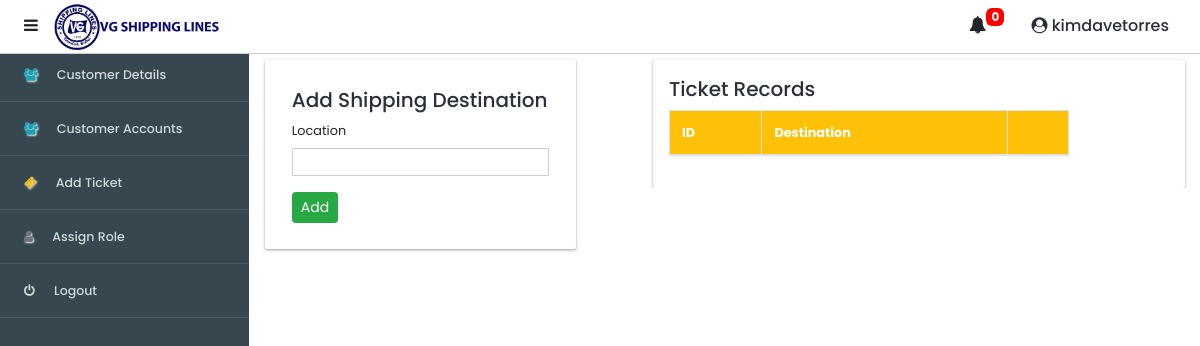
Page /control-panel/admin/destination.php (signed in) on the earlier database version.
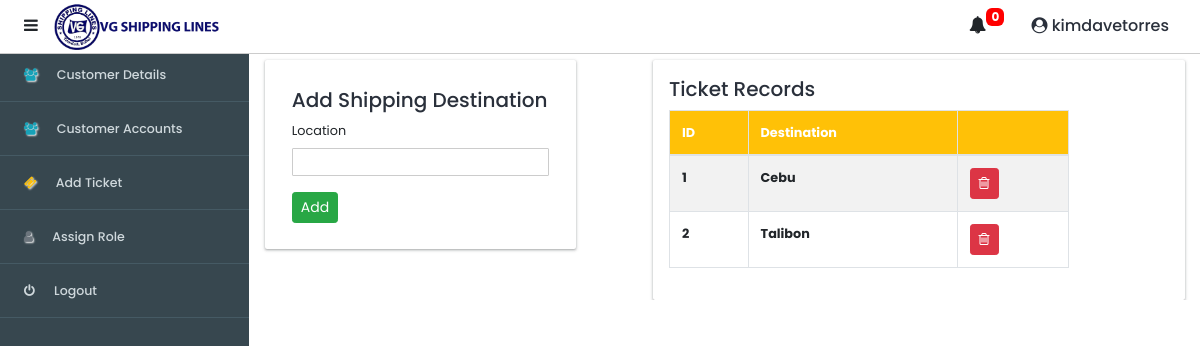
Same page on the later database version.
### tables this page shows
CREATE TABLE `Destination_List` (
    `ID` INT NOT NULL AUTO_INCREMENT , 
    `Destination` VARCHAR(26) NOT NULL , 
    PRIMARY KEY (`ID`)
);

### control-panel/admin/inc/function/notif_list_func.php (called while the page is built, shortened)
<?php
    $count = 0;
?>

### control-panel/admin/inc/function/add_dest_func.php (called while the page is built, shortened)
<?php
    $ticketPostMsg = "";
?>

### control-panel/admin/inc/function/destination_list_func.php (the view, shortened to what this page needs)
<?php
    $sql = "SELECT ID, Destination FROM Destination_List";
    $result = mysqli_query($conn, $sql);
    if(mysqli_num_rows($result) > 0) {
        while($row = mysqli_fetch_assoc($result)) { ?>
            <tr>
                <th scope="row"><?php echo $row["ID"]; ?></th>
                <th><?php echo $row["Destination"]; ?></th>
                <th><?php echo "<a href='inc/url/dest_delete.php?destid=".$row['ID']."'"."class='btn btn-danger btn-sm' title='Delete'><i class='fa fa-trash-o' aria-hidden='true'></i></a>"?></th>
            </tr>
    <?php }
    }
?>

### control-panel/admin/destination.php (shortened to what this page needs)
<!DOCTYPE html>
<html lang="en">
    <head>
        <link rel="stylesheet" href="../style.css">
    </head>
    <body>
        <div id="viewport">
            <?php include 'inc/sidebar.php'; ?>
            <div id="content">
               <?php include 'inc/top-nav.php';?>
                <div class="_adm_content">
                    <div class="container"style="padding-top:60px;">
                       <?php include 'inc/add-destination.php'; ?>
                    </div>
                </div>
            </div>
        </div>
    </body>
</html>

### control-panel/admin/inc/sidebar.php (shortened to what this page needs)
<div id="sidebar" style="margin-top:48px !important;font-size:0.275rem !important;width:249px !important;">
    <ul class="nav">
    <li>
        <a href="customer.php" id="_cus_ticket_btn"><i class="fa fa-users text-info" aria-hidden="true" style="text-shadow: 1px 1px 2px #fff;"></i> Customer Details</a>
    </li>
    <li>
        <a href="customer-account.php" id="_cus_ticket_btn"><i class="fa fa-users text-info" aria-hidden="true" style="text-shadow: 1px 1px 2px #fff;"></i> Customer Accounts</a>
    </li>
    <li>
        <a href="ticket.php" id="__ticket_btn"><i class="fa fa-ticket text-warning" aria-hidden="true" style="text-shadow: 1px 1px 2px #fff;"></i> Add Ticket</a>
    </li>
    <li>
        <a href="assign.php" id="__role_btn">
            <i class="fa fa-user text-secondary" aria-hidden="true" style="text-shadow: 1px 1px 2px #fff;"></i> Assign Role
        </a>
    </li>
    <li>
        <a href="inc/url/logout.php">
            <i class="fa fa-power-off" aria-hidden="true"></i> Logout
        </a>
    </li>
    </ul>
</div>

### control-panel/admin/inc/top-nav.php (shortened to what this page needs)
<nav class="navbar fixed-top bg-white">
    <div class="container-fluid">
    <a href="#"><img src="./img/logo.png" alt="VG Shipping Lines Company" style="margin-left:23px;margin-top:-23px;width:165px;position:absolute;"></a>
        <ul class="mr-auto">
            <li class="_menu_icon" style="margin-left:-7px;">
                <i class="fa fa-bars" aria-hidden="true"></i>
            </li>
        </ul>
        <div id="notif_btn">
            <?php include 'function/notif_list_func.php'; ?>
            <div class="notif_icon">
                <span>
                    <i style="font-size: 1.085rem;" class="fa fa-bell"></i>
                    <p style="" class='badge text-white'><?php echo $count; ?></p>
                </span>
            </div>
        </div>
        <ul class="_li_flex">
            <li>
                <a href="#"><i class="fa fa-user-circle" aria-hidden="true"></i> <?php echo htmlspecialchars($_SESSION["admin_username"]); ?></a>
            </li>
        </ul>
    </div>
</nav>

### control-panel/admin/inc/add-destination.php (shortened to what this page needs)
<?php include 'function/add_dest_func.php'; ?>
<div style="border-radius:2px;padding:1.675rem;box-shadow: 0px 1px 2px 0px rgba(60,64,67,0.3), 0px 1px 3px 1px rgba(60,64,67,0.15);position:absolute;position:fixed;">
    <form method="post" name="form" action="<?php echo htmlspecialchars($_SERVER['PHP_SELF']); ?>">
        <h5>Add Shipping Destination</h5>
        <div class="_frm_tickt">
            <div class="_ticket_no">
                <div><label for="ticket_no">Location</label></div>
                <div>
                    <input type="text" id="ticket_no" name="destination" value="<?php echo $ticketPostMsg; ?>"></br>
                </div>
            </div>
        </div>
        <div class="_submit_btn mt-3">
            <input type="submit" name="addticket" value="Add" class="btn btn-success btn-sm">
        </div>
    </form>
</div>
<div style="margin-left:388px;border-radius:2px;padding:1rem;box-shadow: 0px 1px 2px 0px rgba(60,64,67,0.3), 0px 1px 3px 1px rgba(60,64,67,0.15);">
    <div class="_available_ticket" style="width:400px;">
        <h5>Ticket Records</h5>
        <table class="table table-striped table-white table-bordered table-hover" id="id_find" style="max-height:300px !important">
            <thead>
                <tr class="bg-warning">
                    <th scope="col" class="text-white">ID</th>
                    <th scope="col" class="text-white">Destination</th>
                    <th></th>
                </tr>
            </thead>
            <tbody>
                <?php include 'function/destination_list_func.php'; ?>
            </tbody>
        </table>
    </div>
</div>

### control-panel/css/default-assets/admin.css (style rules this page uses)
#viewport { padding-left: 250px; overflow: auto; -webkit-transition: all 0.5s ease; -moz-transition: all 0.5s ease; -o-transition: all 0.5s ease; transition: all 0.5s ease; }
#content { width: 100%; margin-right: 0; }
#sidebar { z-index: 1000; position: fixed; width: 250px; height: 100%; margin-left: -250px; overflow-y: auto; background: #37474F; -webkit-transition: all 0.5s ease; -moz-transition: all 0.5s ease; -o-transition: all 0.5s ease; transition: all 0.5s ease; }
.badge { position: absolute; padding: 3px 5px; border-radius: 33%; background: red; }
.navbar { border-bottom: 1px solid #ccc; line-height: 2.300rem; }
#sidebar .nav li { background: none; border-bottom: 1px solid #455A64; font-size: 14px; width: 100%; padding: 16px 24px; }
#sidebar .nav li a { color: #CFD8DC; }
#sidebar .nav a i { margin-right: 16px; }
._adm_content { font-size: .8rem; width: 100%; }
#ticket_no, #stats, #_fname, #_lname, #_mname, #_rtype, #_rdesc, #_uname, #_pwd { outline: 0; box-shadow: none; border-radius: 1px; padding: .2rem; }
._frm_tickt { display: flex; justify-content: space-between; }
._submit_btn { display: flex; align-items: center; }

### control-panel/css/default-assets/ticket-in-charge.css (style rules this page uses)
#viewport { padding-left: 250px; overflow: auto; -webkit-transition: all 0.5s ease; -moz-transition: all 0.5s ease; -o-transition: all 0.5s ease; transition: all 0.5s ease; }
#content { width: 100%; margin-right: 0; }
#sidebar { z-index: 1000; position: fixed; width: 222px; height: 100%; margin-left: -250px; margin-top: 57px !important; overflow-y: auto; background: #37474F !important; -webkit-transition: all 0.5s ease; -moz-transition: all 0.5s ease; -o-transition: all 0.5s ease; transition: all 0.5s ease; }
.navbar { border-bottom: 1px solid #ccc; line-height: 2.300rem; }
#sidebar .nav li { background: none; border-bottom: 1px solid #455A64; font-size: 14px; width: 100%; padding: 16px 24px; }
#sidebar .nav li a { color: #CFD8DC; }
#sidebar .nav a i { margin-right: 16px; }
._adm_content { font-size: .8rem; width: 100%; }
#ticket_no, #stats, #_fname, #_lname, #_mname, #_rtype, #_rdesc, #_uname, #_pwd { outline: 0; box-shadow: none; border: 1px solid #ccc; border-radius: 1px; padding: .2rem; }
._frm_tickt { display: flex; justify-content: space-between; }
._submit_btn { display: flex; align-items: center; }

### control-panel/css/default-assets/content.css (style rules this page uses)
* { margin: 0; padding: 0; }
body { font-family: "Poppins", sans-serif; font-weight: 400; font-size: 16px; position: relative; z-index: auto; }
h1, h2, h3, h4, h5, h6 { font-family: "Poppins", sans-serif; color: #2a303b; line-height: 1.3; font-weight: 500; }
a, a:active, a:focus, a:hover { color: #2a303b; text-decoration: none; -webkit-transition-duration: 500ms; -o-transition-duration: 500ms; transition-duration: 500ms; outline: none; font-weight: 500; }
li { list-style: none; }
p { line-height: 1.7; color: #636a76; font-size: 16px; font-weight: 400; }
img { max-width: 100%; height: auto; }
ul { margin: 0; padding: 0; }
ul li { margin: 0; padding: 0; }

### control-panel/admin/inc/sidebar.php (style rules this page uses)
#sidebar .nav li a { font-size:0.786rem; }

### control-panel/admin/inc/top-nav.php (style rules this page uses)
._li_flex { display:flex;justify-content:space-between; }
#notif_btn { text-align:center;margin-right:45px; }

Differences in the rows shown:
added destination_list: ID "1", Destination "Cebu"
added destination_list: ID "2", Destination "Talibon"
